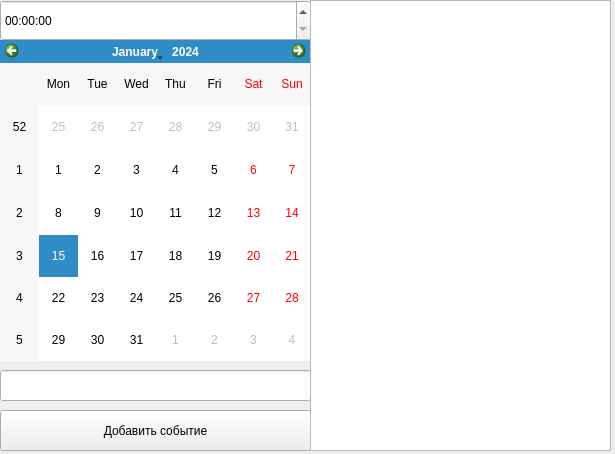
<?xml version="1.0" encoding="UTF-8"?>
<ui version="4.0">
 <class>Form</class>
 <widget class="QWidget" name="Form">
  <property name="geometry">
   <rect>
    <x>0</x>
    <y>0</y>
    <width>615</width>
    <height>454</height>
   </rect>
  </property>
  <property name="windowTitle">
   <string>Form</string>
  </property>
  <widget class="QTimeEdit" name="timeEdit">
   <property name="geometry">
    <rect>
     <x>0</x>
     <y>0</y>
     <width>311</width>
     <height>41</height>
    </rect>
   </property>
  </widget>
  <widget class="QCalendarWidget" name="calendarWidget">
   <property name="geometry">
    <rect>
     <x>0</x>
     <y>40</y>
     <width>311</width>
     <height>321</height>
    </rect>
   </property>
  </widget>
  <widget class="QLineEdit" name="lineEdit">
   <property name="geometry">
    <rect>
     <x>0</x>
     <y>370</y>
     <width>311</width>
     <height>31</height>
    </rect>
   </property>
  </widget>
  <widget class="QPushButton" name="addEventBtn">
   <property name="geometry">
    <rect>
     <x>0</x>
     <y>410</y>
     <width>311</width>
     <height>41</height>
    </rect>
   </property>
   <property name="text">
    <string>Добавить событие</string>
   </property>
  </widget>
  <widget class="QListWidget" name="eventList">
   <property name="geometry">
    <rect>
     <x>310</x>
     <y>0</y>
     <width>301</width>
     <height>451</height>
    </rect>
   </property>
  </widget>
 </widget>
 <resources/>
 <connections/>
</ui>
